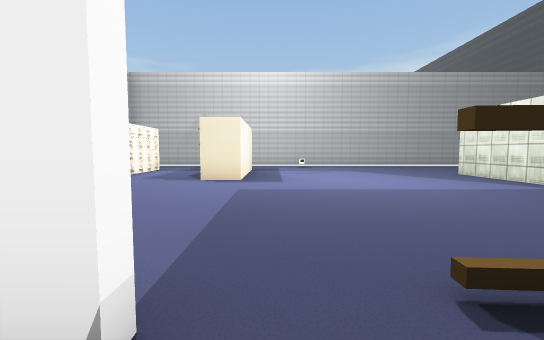
[1] (above)

20 first-person views from a walk through a 3-D level made in the Unity game engine. The camera is 1.4 m above the floor, tilts 4° down and sees 90° across. Doors are open. The floor is counted in squares, 2 m on a side. Each view is taken from the middle of a square. On the plan, view 1 faces up. The plan holds only what a view shows up to about 9 squares ahead; the rest is blank. The place goes on beyond the plan. The player character is not drawn. Some surface patterns are stand-ins.

[2]
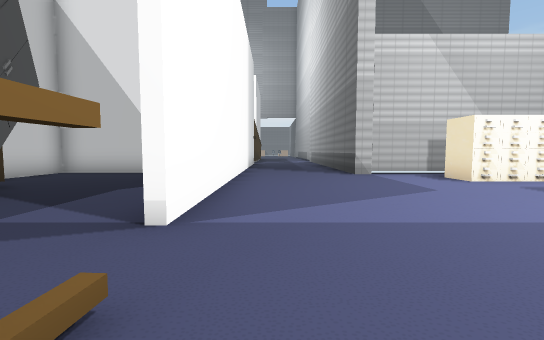

[3]
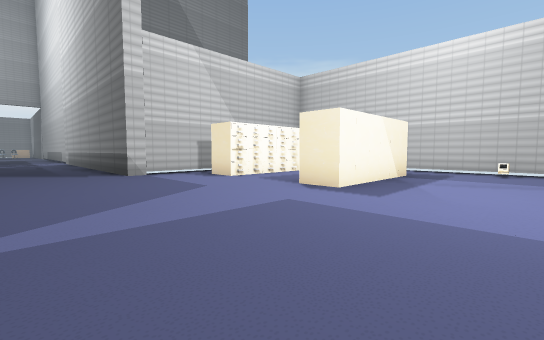

[4]
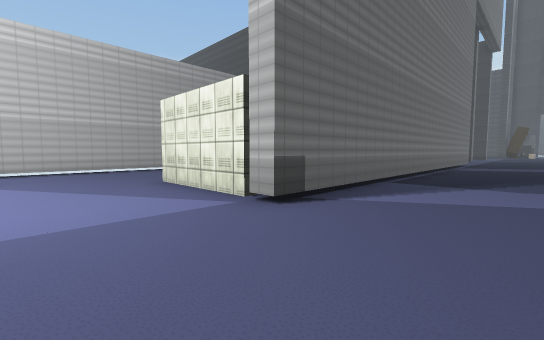

[5]
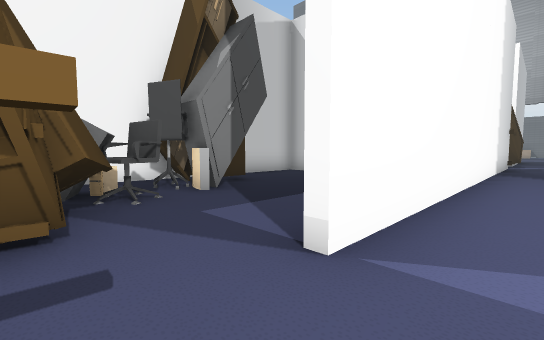

[6]
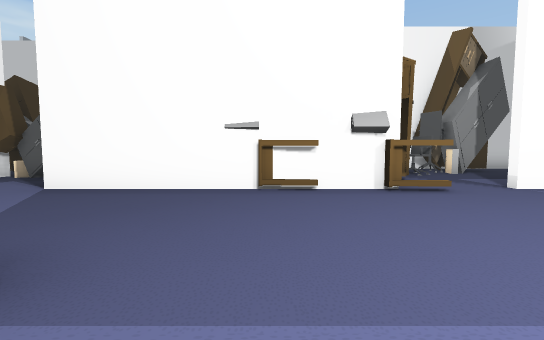

[7]
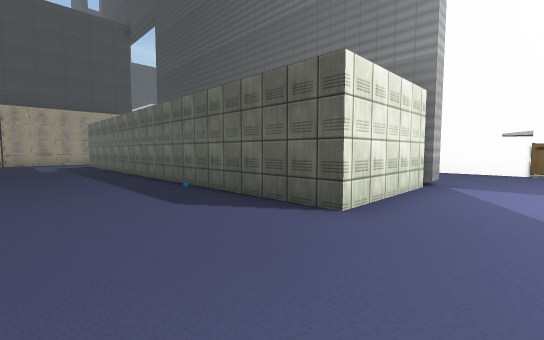

[8]
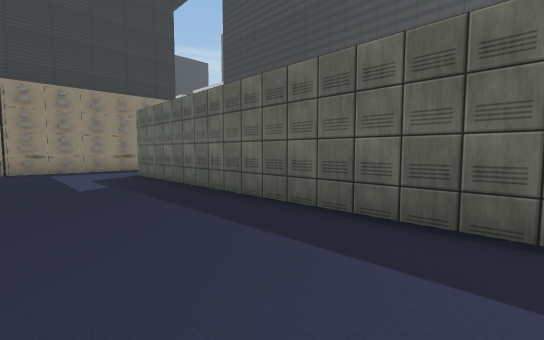

[9]
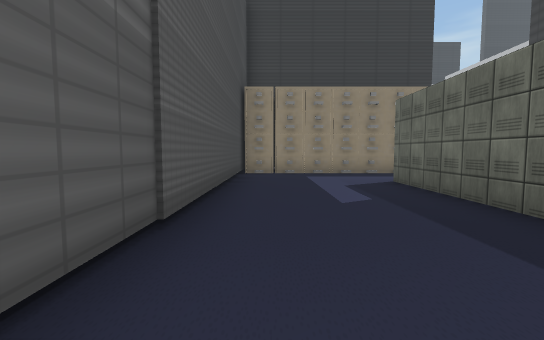

[10]
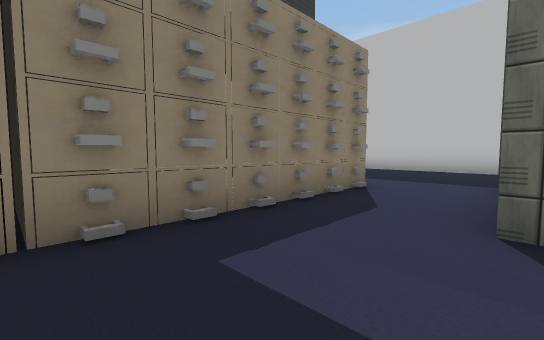

[11]
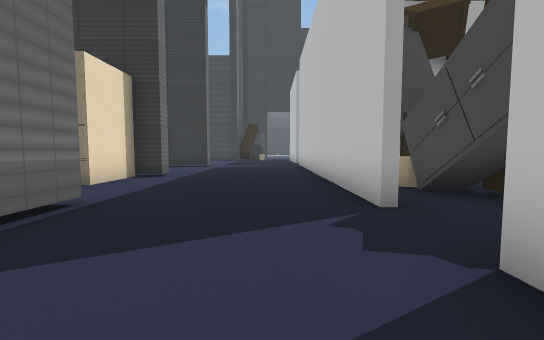

[12]
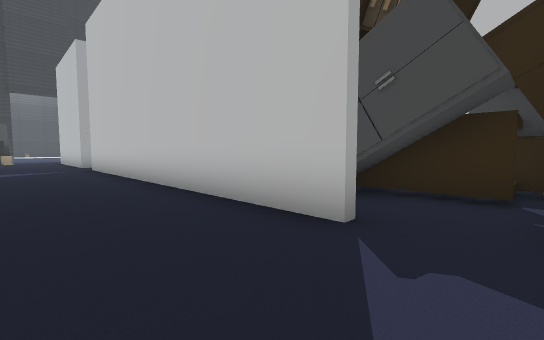

[13]
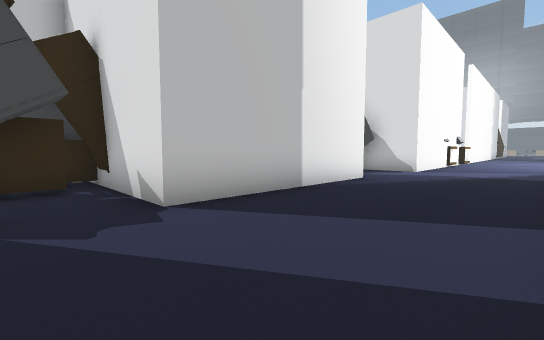

[14]
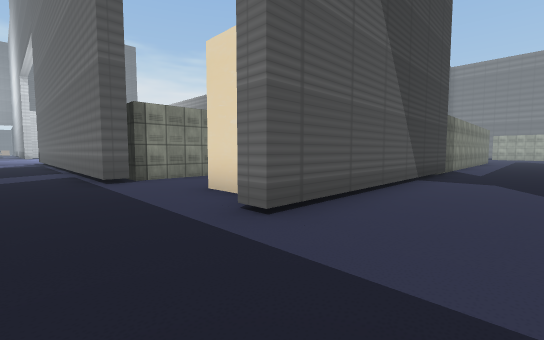

[15]
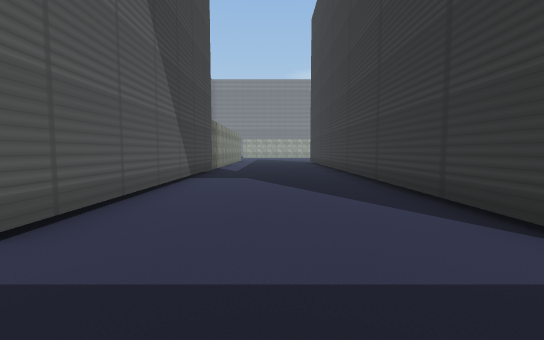

[16]
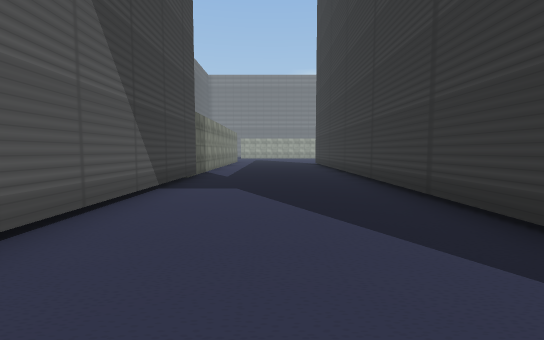

[17]
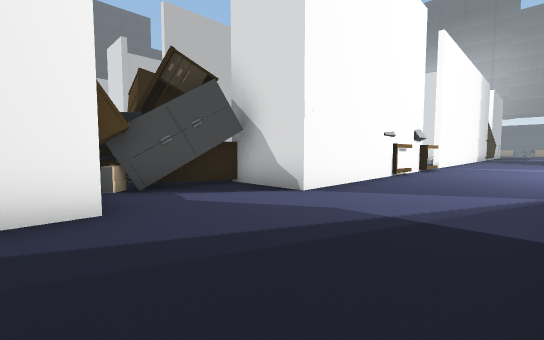

[18]
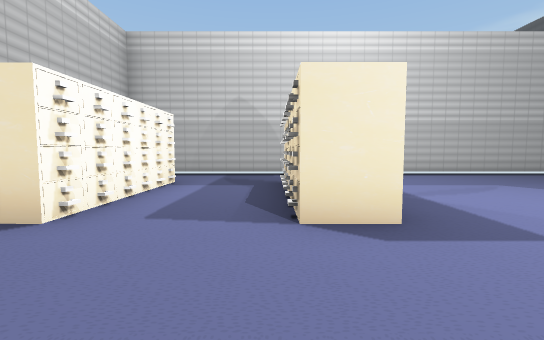

[19]
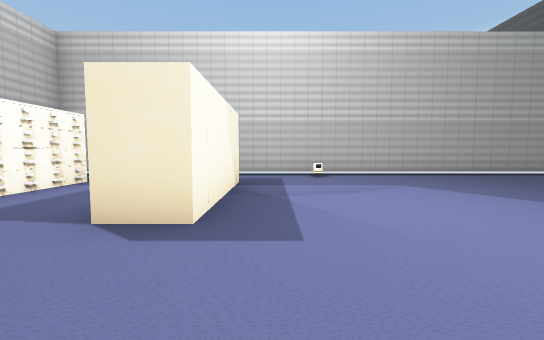

[20]
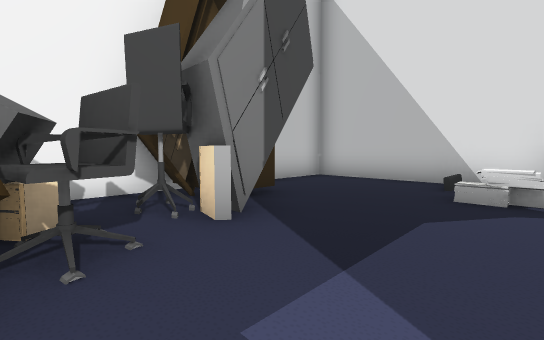

### Floor plan
Points are (right, up) in squares from view 1. A wall is a line through its corners. A room is listed if a view was taken in it or the views show most of it. See-through windows are left out.
Room 1 (views 1, 20)
walls: (-1.5, -3.6) (-1.8, -4.8); (-1.8, -3.8) (-2.1, -4.8); (-2.2, -3.8) (-1.6, -3.9); (-2.4, -4.7) (-0.2, -4.7); (-6.7, 0.1) (-6.7, -4.7) (-4.5, -4.7)
ways out: opening at (0.5, 1) to room 2
objects: other object (-3, -4) to (-2, -3); other object (-3, -3); other object (-1, -3); other object (0, -3) to (1, -1); other object (1, -1) to (2, 1)
Room 2 (views 2, 3, 4, 5, 6, 7, 8, 9, 10, 11, 12, 13, 14, 15, 16, 17, 18, 19)
walls: (11.1, 0.6) (16.6, 0.6) (16.6, -0.5); (5.6, 5.1) (5.6, 8.2) (18.2, 8.2); (18.5, 5.1) (18.5, 4.5) (5.6, 4.5) (5.6, 5); (18.2, 7.2) (18.2, 5.2) (17.8, 5.2); (18.2, 0.6) (27.4, 0.6); (8.1, 12) (-5.5, 12); (1.9, 1) (8.2, 1) (8.2, -0.9); (21, 12) (12.9, 12); (22.9, 12.5) (22.9, 5) (22.4, 5) (22.4, 5.8); (22.9, 14) (22.9, 12.9); (27.3, 5.2) (27.3, 14); (-6.2, 7.2) (-6.2, 4.5) (-8.2, 4.5); (-9.5, 1) (-0.5, 1)
ways out: opening at (0.5, 1) to room 1
objects: other object (-6, 1); other object (-5, 7) to (-4, 7); other object (-5, 8) to (-4, 8); other object (-5, 9); other object (-5, 10) to (-4, 10); other object (-1, 7); other object (-1, 8); other object (-1, 9); other object (-1, 10); other object (1, 11); other object (9, -4) to (9, -3); other object (9, -2) to (10, -1); other object (10, -2) to (11, -1); other object (11, -3) to (12, -3); other object (17, -3) to (18, -3); other object (17, -2) to (19, -2); other object (19, -3) to (21, -2); other object (19, -1) to (20, -1); other object (21, -2) to (21, -1); other object (21, 6) to (22, 6); other object (21, 7) to (22, 7); other object (21, 8) to (22, 8); other object (21, 9) to (22, 9); other object (21, 10) to (22, 10); other object (21, 11) to (22, 11); other object (22, -4) to (22, -2)

Positions as (right, up) in squares from view 1, and headings:
1: (0, 0), facing up
2: (2, 2), facing left
3: (2, 2), facing up-left
4: (3, 2), facing up-right
5: (1, 2), facing down-left
6: (4, 6), facing down
7: (4, 11), facing down-right
8: (10, 11), facing down-right
9: (12, 11), facing right
10: (18, 11), facing down-right
11: (15, 2), facing right
12: (17, 3), facing down-right
13: (18, 4), facing down-left
14: (25, 3), facing up-left
15: (25, 3), facing up
16: (25, 5), facing up
17: (12, 4), facing down-left
18: (-2, 4), facing up
19: (0, 4), facing up
20: (0, 0), facing down-left
